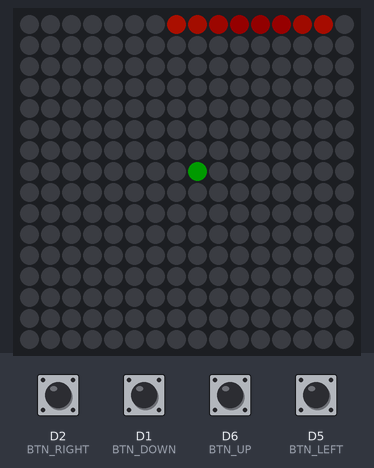
A sketch run on a simulated ESP8266 (NodeMCU). On the bench: 16×16 RGB LED matrix (first LED top left, wired row by row). The inputs (shaded band) are chosen by the test bench; at power-on: D1 (BTN_DOWN), D2 (BTN_RIGHT), D5 (BTN_LEFT), D6 (BTN_UP) HIGH. Dim RGB values are drawn brighter than linear; random numbers use the default seed unless the sketch sets one.

Above: at 16.1 s.
16.2 s: D2 (BTN_RIGHT) pulled LOW for 0.15 s
At 16.66 s:
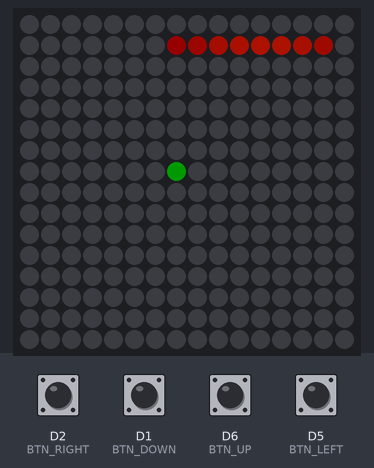
16.9 s: D1 (BTN_DOWN) pulled LOW for 0.15 s
At 17.27 s:
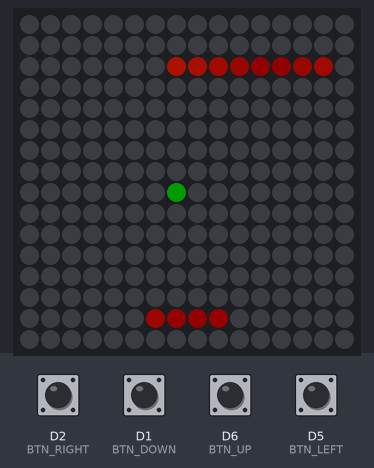
17.6 s: D6 (BTN_UP) pulled LOW for 0.15 s
At 17.88 s:
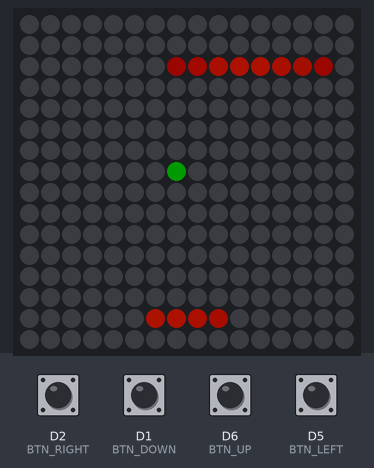
18.3 s: D5 (BTN_LEFT) pulled LOW for 0.15 s
At 18.49 s:
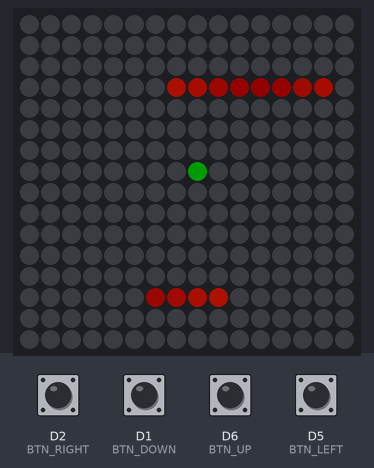
19.0 s: D2 (BTN_RIGHT) pulled LOW for 1 s
At 19.41 s:
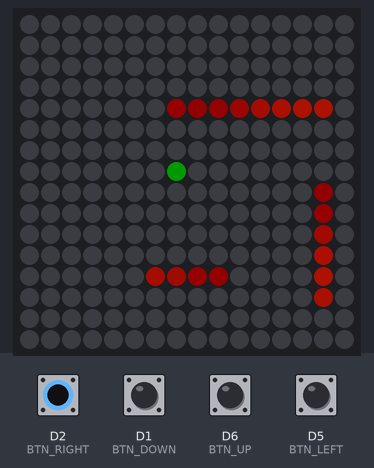
20.6 s: D1 (BTN_DOWN) pulled LOW for 1 s
At 22.08 s:
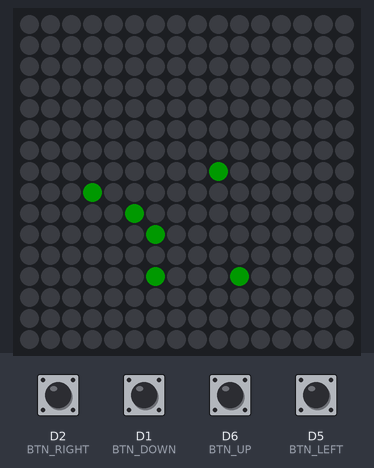

The sketch:

Nano_Hexagon.ino
```cpp
// Treiber: "NodeMCU 1.0 (ESP-12E Module)"
/*****************************************************
 * NANO HEXAGON
 * openLUXbox 16x16 Matrix
 *****************************************************/

#include <FastLED.h>
#include "olb_init_v1.h"

/********************** DEFINES **********************/

#define MATRIX_W 16
#define MATRIX_H 16
#define NUM_LEDS 256
#define DATA_PIN D4
#define BRIGHTNESS 51   // 20% gem. TSD

#define COLOR_PLAYER CRGB::Green
#define COLOR_BAR    CRGB::Red
#define COLOR_SCORE  CRGB(0, 40, 0)   // Dunkelgrün

#define BTN_LEFT  D5    // GPIO 14 (Gelb)
#define BTN_RIGHT D2    // GPIO 4  (Grün)
#define BTN_DOWN  D1    // GPIO 5  (Weiß)
#define BTN_UP    D6    // GPIO 12 (Blau)

#define DEBOUNCE_TIME 30

#define START_SPEED 1.0
#define SPEED_STEP 0.5
#define SPEED_INTERVAL 5000   // alle 5s

#define BAR_MIN 3
#define BAR_MAX 8

#define BAR_DELAY 2000        // Zeitversetzter Start

#define EXPLOSION_TIME 2000
#define COLLAPSE_TIME 1000
#define COLLAPSE_STEPS 8

/*********************** STRUCTS *********************/

struct Button {
  int pin;
  bool stable, lastRaw;
  unsigned long lastChange;
};

struct Bar {
  int dir;
  int pos, offset, width;
  bool active;
  unsigned long startTime;
};

struct Particle {
  float x, y, vx, vy;
};

/******************** PROTOTYPEN *********************/

int XY(int, int);
bool readButton(Button&);

void drawChar3x5(char c, int startX, int startY, uint8_t brightness, int gradMinY, int gradMaxY);
void drawTextNANO(uint8_t brightness);
void drawTextHEXAGON(uint8_t brightness);
void drawScoreScreen(int score, uint8_t brightness);
void showNanoHexagonIntro();
void playCollapseAnimation();

void startGame();
void playLoop();
void explodeLoop();
void scoreLoop();
void waitLoop();
void resetLoop();

void handleButtons();
void updateBars();
void drawGame();
bool checkCollision();
void startExplosion();

/******************** VARIABLEN **********************/

CRGB leds[NUM_LEDS];
Button btns[4];
Bar bars[4];
Particle parts[10];

int playerX = 7, playerY = 7;

unsigned long gameStart, lastMove, lastSpeedUp, explodeStart;
float speed;

int partCount;
int collapseStep;
unsigned long lastCollapse;

enum State { PLAY, EXPLODE, SCORE, WAIT_INPUT, RESET };
State state;

/*********************** SETUP ***********************/

void setup() {
  FastLED.addLeds<WS2812B, DATA_PIN, GRB>(leds, NUM_LEDS);
  FastLED.setBrightness(BRIGHTNESS);

  // 1. oLb Startanimation
  olb_v1_playIntro(leds);

  // 1 Sekunde Pause nach olb_init
  FastLED.clear();
  FastLED.show();
  delay(1000);

  // 2. Nano Hexagon Intro
  showNanoHexagonIntro();

  // 3. Dunkelgrüne Schrumpf-Animation auch vor dem allerersten Spiel
  playCollapseAnimation();

  pinMode(BTN_LEFT, INPUT_PULLUP);
  pinMode(BTN_RIGHT, INPUT_PULLUP);
  pinMode(BTN_DOWN, INPUT_PULLUP);
  pinMode(BTN_UP, INPUT_PULLUP);

  btns[0] = {BTN_LEFT, HIGH, HIGH, 0};
  btns[1] = {BTN_RIGHT, HIGH, HIGH, 0};
  btns[2] = {BTN_DOWN, HIGH, HIGH, 0};
  btns[3] = {BTN_UP, HIGH, HIGH, 0};

  randomSeed(analogRead(A0) ^ ESP.getCycleCount());
  startGame();
}

/************************ LOOP ***********************/

void loop() {
  if (state == PLAY) playLoop();
  if (state == EXPLODE) explodeLoop();
  if (state == SCORE) scoreLoop();
  if (state == WAIT_INPUT) waitLoop();
  if (state == RESET) resetLoop();
}

/******************* INTRO & SCORE SCHRIFT ***********/

// Zeichnet ein 3x5 Zeichen mit vertikalem Farbverlauf von COLOR_PLAYER nach COLOR_BAR
void drawChar3x5(char c, int startX, int startY, uint8_t brightness, int gradMinY, int gradMaxY) {
  uint8_t glyph[5] = {0, 0, 0, 0, 0};

  switch (c) {
    // Buchstaben
    case 'N': glyph[0] = 0b101; glyph[1] = 0b111; glyph[2] = 0b101; glyph[3] = 0b101; glyph[4] = 0b101; break;
    case 'A': glyph[0] = 0b010; glyph[1] = 0b101; glyph[2] = 0b111; glyph[3] = 0b101; glyph[4] = 0b101; break;
    case 'O': glyph[0] = 0b111; glyph[1] = 0b101; glyph[2] = 0b101; glyph[3] = 0b101; glyph[4] = 0b111; break;
    case 'H': glyph[0] = 0b101; glyph[1] = 0b101; glyph[2] = 0b111; glyph[3] = 0b101; glyph[4] = 0b101; break;
    case 'E': glyph[0] = 0b111; glyph[1] = 0b100; glyph[2] = 0b111; glyph[3] = 0b100; glyph[4] = 0b111; break;
    case 'X': glyph[0] = 0b101; glyph[1] = 0b101; glyph[2] = 0b010; glyph[3] = 0b101; glyph[4] = 0b101; break;
    case 'G': glyph[0] = 0b111; glyph[1] = 0b100; glyph[2] = 0b101; glyph[3] = 0b101; glyph[4] = 0b111; break;
    case 'S': glyph[0] = 0b111; glyph[1] = 0b100; glyph[2] = 0b111; glyph[3] = 0b001; glyph[4] = 0b111; break;
    case 'K': glyph[0] = 0b101; glyph[1] = 0b110; glyph[2] = 0b100; glyph[3] = 0b110; glyph[4] = 0b101; break;

    // Ziffern
    case '0': glyph[0] = 0b111; glyph[1] = 0b101; glyph[2] = 0b101; glyph[3] = 0b101; glyph[4] = 0b111; break;
    case '1': glyph[0] = 0b010; glyph[1] = 0b110; glyph[2] = 0b010; glyph[3] = 0b010; glyph[4] = 0b111; break;
    case '2': glyph[0] = 0b111; glyph[1] = 0b001; glyph[2] = 0b111; glyph[3] = 0b100; glyph[4] = 0b111; break;
    case '3': glyph[0] = 0b111; glyph[1] = 0b001; glyph[2] = 0b111; glyph[3] = 0b001; glyph[4] = 0b111; break;
    case '4': glyph[0] = 0b101; glyph[1] = 0b101; glyph[2] = 0b111; glyph[3] = 0b001; glyph[4] = 0b001; break;
    case '5': glyph[0] = 0b111; glyph[1] = 0b100; glyph[2] = 0b111; glyph[3] = 0b001; glyph[4] = 0b111; break;
    case '6': glyph[0] = 0b111; glyph[1] = 0b100; glyph[2] = 0b111; glyph[3] = 0b101; glyph[4] = 0b111; break;
    case '7': glyph[0] = 0b111; glyph[1] = 0b001; glyph[2] = 0b010; glyph[3] = 0b010; glyph[4] = 0b010; break;
    case '8': glyph[0] = 0b111; glyph[1] = 0b101; glyph[2] = 0b111; glyph[3] = 0b101; glyph[4] = 0b111; break;
    case '9': glyph[0] = 0b111; glyph[1] = 0b101; glyph[2] = 0b111; glyph[3] = 0b001; glyph[4] = 0b111; break;
  }

  for (int row = 0; row < 5; row++) {
    int curY = startY + row;
    if (curY < 0 || curY > 15) continue;

    // Vertikaler Farbverlauf von Grün nach Rot
    uint8_t blendAmount = map(curY, gradMinY, gradMaxY, 0, 255);
    CRGB pixelColor = blend(COLOR_PLAYER, COLOR_BAR, blendAmount);
    pixelColor.nscale8_video(brightness);

    for (int col = 0; col < 3; col++) {
      if (glyph[row] & (1 << (2 - col))) {
        int curX = startX + col;
        if (curX >= 0 && curX < 16) {
          leds[XY(curX, curY)] = pixelColor;
        }
      }
    }
  }
}

void drawTextNANO(uint8_t brightness) {
  drawChar3x5('N', 0, 5, brightness, 5, 9);
  drawChar3x5('A', 4, 5, brightness, 5, 9);
  drawChar3x5('N', 8, 5, brightness, 5, 9);
  drawChar3x5('O', 12, 5, brightness, 5, 9);
}

void drawTextHEXAGON(uint8_t brightness) {
  drawChar3x5('H', 0, 2, brightness, 2, 13);
  drawChar3x5('E', 4, 2, brightness, 2, 13);
  drawChar3x5('X', 8, 2, brightness, 2, 13);
  drawChar3x5('A', 12, 2, brightness, 2, 13);

  drawChar3x5('G', 2, 9, brightness, 2, 13);
  drawChar3x5('O', 6, 9, brightness, 2, 13);
  drawChar3x5('N', 10, 9, brightness, 2, 13);
}

void drawScoreScreen(int score, uint8_t brightness) {
  char buf[8];
  sprintf(buf, "%d", score);
  int len = strlen(buf);

  // Zahl zentrieren in Zeile oben (Y=2..6)
  int startX = (16 - (len * 4 - 1)) / 2;
  if (startX < 0) startX = 0;

  for (int i = 0; i < len; i++) {
    drawChar3x5(buf[i], startX + (i * 4), 2, brightness, 2, 13);
  }

  // "SEK" zentriert in Zeile unten (Y=9..13)
  drawChar3x5('S', 2, 9, brightness, 2, 13);
  drawChar3x5('E', 6, 9, brightness, 2, 13);
  drawChar3x5('K', 10, 9, brightness, 2, 13);
}

void showNanoHexagonIntro() {
  for (int b = 0; b <= 255; b += 8) {
    FastLED.clear();
    drawTextNANO(b);
    FastLED.show();
    delay(20);
  }
  delay(400);
  for (int b = 255; b >= 0; b -= 8) {
    FastLED.clear();
    drawTextNANO(b);
    FastLED.show();
    delay(20);
  }

  delay(250);

  for (int b = 0; b <= 255; b += 8) {
    FastLED.clear();
    drawTextHEXAGON(b);
    FastLED.show();
    delay(20);
  }
  delay(500);
  for (int b = 255; b >= 0; b -= 8) {
    FastLED.clear();
    drawTextHEXAGON(b);
    FastLED.show();
    delay(20);
  }

  delay(300);
  FastLED.clear();
  FastLED.show();
}

// Führt die Schrumpf-Animation synchron aus (z.B. nach dem Intro)
void playCollapseAnimation() {
  for (int s = 0; s < COLLAPSE_STEPS; s++) {
    FastLED.clear();
    for (int y = s; y < 16 - s; y++) {
      for (int x = s; x < 16 - s; x++) {
        leds[XY(x, y)] = COLOR_SCORE;
      }
    }
    FastLED.show();
    delay(COLLAPSE_TIME / COLLAPSE_STEPS);
  }

  FastLED.clear();
  leds[XY(7, 7)] = COLOR_PLAYER;
  FastLED.show();
  delay(300);
}

/******************** GAME START *********************/

void startGame() {
  playerX = 7;
  playerY = 7;

  speed = START_SPEED;
  gameStart = millis();
  lastSpeedUp = millis();
  lastMove = millis();

  for (int i = 0; i < 4; i++) {
    bars[i].dir = i;
    bars[i].active = (i == 0);
    bars[i].pos = 0;
    bars[i].width = random(BAR_MIN, BAR_MAX + 1);
    bars[i].offset = random(0, 16 - bars[i].width);
    bars[i].startTime = gameStart + (i * BAR_DELAY);
  }

  state = PLAY;
}

/*********************** PLAY ************************/

void playLoop() {
  if (millis() - lastSpeedUp > SPEED_INTERVAL) {
    speed += SPEED_STEP;
    lastSpeedUp = millis();
  }

  handleButtons();
  updateBars();

  if (checkCollision()) {
    startExplosion();
    return;
  }

  drawGame();
}

/********************* BUTTONS ***********************/

bool readButton(Button &b) {
  bool raw = digitalRead(b.pin);

  if (raw != b.lastRaw) {
    b.lastChange = millis();
    b.lastRaw = raw;
  }

  if (millis() - b.lastChange > DEBOUNCE_TIME) {
    if (raw != b.stable) {
      b.stable = raw;
      if (b.stable == LOW) return true;
    }
  }
  return false;
}

void handleButtons() {
  if (readButton(btns[0]) && playerX > 0)  playerX--;
  if (readButton(btns[1]) && playerX < 15) playerX++;
  if (readButton(btns[2]) && playerY < 15) playerY++;
  if (readButton(btns[3]) && playerY > 0)  playerY--;
}

/*********************** BARS ************************/

void updateBars() {
  unsigned long interval = 1000 / speed;
  if (millis() - lastMove < interval) return;
  lastMove = millis();

  for (int i = 0; i < 4; i++) {
    if (!bars[i].active) {
      if (millis() > bars[i].startTime)
        bars[i].active = true;
      else
        continue;
    }

    bars[i].pos++;

    if (bars[i].pos > 15) {
      bars[i].pos = 0;
      bars[i].width = random(BAR_MIN, BAR_MAX + 1);
      bars[i].offset = random(0, 16 - bars[i].width);
    }
  }
}

/*********************** RENDER **********************/

int XY(int x, int y) {
  if (y % 2 == 0) return y * 16 + (15 - x);
  return y * 16 + x;
}

void drawGame() {
  FastLED.clear();

  unsigned long now = millis();

  for (int i = 0; i < 4; i++) {
    if (!bars[i].active) continue;

    for (int w = 0; w < bars[i].width; w++) {
      int x, y;

      if (bars[i].dir == 0) { x = bars[i].offset + w; y = bars[i].pos; }
      if (bars[i].dir == 1) { x = bars[i].offset + w; y = 15 - bars[i].pos; }
      if (bars[i].dir == 2) { x = bars[i].pos; y = bars[i].offset + w; }
      if (bars[i].dir == 3) { x = 15 - bars[i].pos; y = bars[i].offset + w; }

      // Flammen-/Wabereffekt:
      // Moduliert Helligkeit & Rot/Orange-Nuance basierend auf Zeit und Pixel-Position
      uint8_t wave = sin8((now / 6) + (x * 25) + (y * 35));
      uint8_t redVal = map(wave, 0, 255, 90, 255);    // Dunkelrot bis sattes Hellrot
      uint8_t greenVal = map(wave, 0, 255, 0, 28);    // Leichtes Glühen bei Spitzen

      leds[XY(x, y)] = CRGB(redVal, greenVal, 0);
    }
  }

  leds[XY(playerX, playerY)] = COLOR_PLAYER;
  FastLED.show();
}

/********************* COLLISION *********************/

bool checkCollision() {
  for (int i = 0; i < 4; i++) {
    if (!bars[i].active) continue;

    for (int w = 0; w < bars[i].width; w++) {
      int bx, by;

      if (bars[i].dir == 0) { bx = bars[i].offset + w; by = bars[i].pos; }
      if (bars[i].dir == 1) { bx = bars[i].offset + w; by = 15 - bars[i].pos; }
      if (bars[i].dir == 2) { bx = bars[i].pos; by = bars[i].offset + w; }
      if (bars[i].dir == 3) { bx = 15 - bars[i].pos; by = bars[i].offset + w; }

      if (bx == playerX && by == playerY)
        return true;
    }
  }
  return false;
}

/********************* EXPLOSION *********************/

void startExplosion() {
  partCount = random(6, 8);

  for (int i = 0; i < partCount; i++) {
    parts[i].x = playerX;
    parts[i].y = playerY;
    parts[i].vx = random(-10, 10) / 10.0;
    parts[i].vy = random(-10, 10) / 10.0;
  }

  explodeStart = millis();
  state = EXPLODE;
}

void explodeLoop() {
  FastLED.clear();

  float fade = (millis() - explodeStart) * 255.0 / EXPLOSION_TIME;

  for (int i = 0; i < partCount; i++) {
    parts[i].x += parts[i].vx;
    parts[i].y += parts[i].vy;

    int x = parts[i].x;
    int y = parts[i].y;

    if (x < 0 || x > 15 || y < 0 || y > 15) continue;

    CRGB c = COLOR_PLAYER;
    c.fadeToBlackBy(fade);
    leds[XY(x, y)] = c;
  }

  FastLED.show();

  if (millis() - explodeStart > EXPLOSION_TIME)
    state = SCORE;
}

/*********************** SCORE ***********************/

void scoreLoop() {
  // Kurze Pause nach der Explosion (500ms)
  FastLED.clear();
  FastLED.show();
  delay(300);

  int score = (explodeStart - gameStart) / 1000;

  // Sanftes Einblenden der Score-Anzeige
  for (int b = 0; b <= 255; b += 15) {
    FastLED.clear();
    drawScoreScreen(score, b);
    FastLED.show();
    delay(20);
  }

  // Display bleibt mit vollem Score stehen
  FastLED.clear();
  drawScoreScreen(score, 255);
  FastLED.show();

  // Taster-Zustände vor dem Warten synchronisieren (verhindert sofortiges Überspringen)
  for (int i = 0; i < 4; i++) {
    btns[i].lastRaw = digitalRead(btns[i].pin);
    btns[i].stable = btns[i].lastRaw;
    btns[i].lastChange = millis();
  }

  state = WAIT_INPUT;
}

/******************* WAIT FOR INPUT ******************/

void waitLoop() {
  for (int i = 0; i < 4; i++) {
    if (readButton(btns[i])) {
      collapseStep = 0;
      lastCollapse = millis();
      state = RESET;
    }
  }
}

/*********************** RESET ***********************/

void resetLoop() {
  if (millis() - lastCollapse < (COLLAPSE_TIME / COLLAPSE_STEPS))
    return;

  lastCollapse = millis();
  FastLED.clear();

  int s = collapseStep;

  for (int y = s; y < 16 - s; y++) {
    for (int x = s; x < 16 - s; x++) {
      leds[XY(x, y)] = COLOR_SCORE;
    }
  }

  FastLED.show();
  collapseStep++;

  if (collapseStep >= COLLAPSE_STEPS) {
    FastLED.clear();
    leds[XY(7, 7)] = COLOR_PLAYER;
    FastLED.show();
    delay(300);

    startGame();
  }
}
```

Source omitted: olb_init_v1.h (12885 bytes)
